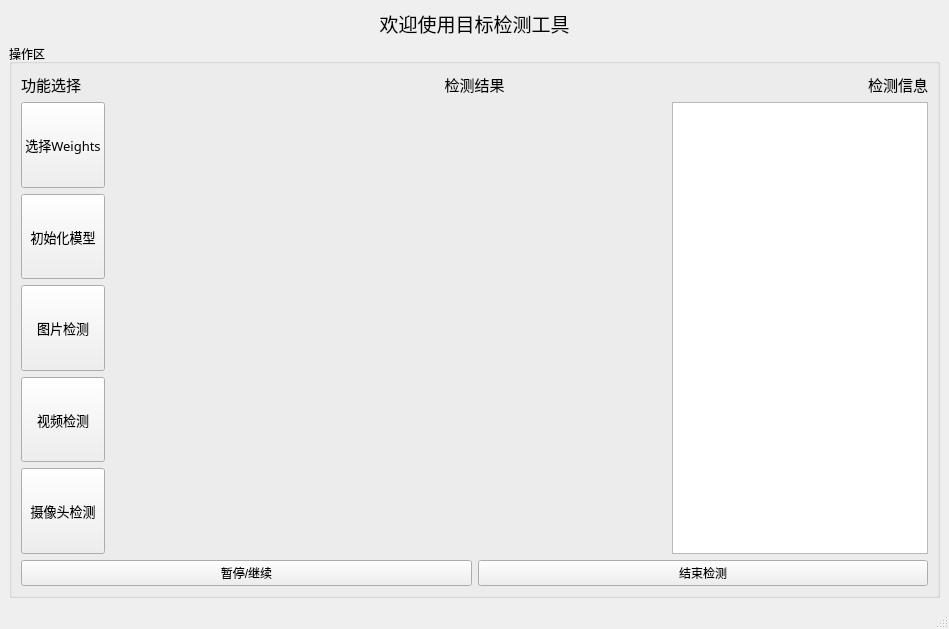
<?xml version="1.0" encoding="UTF-8"?>
<ui version="4.0">
 <class>MainWindow</class>
 <widget class="QMainWindow" name="MainWindow">
  <property name="geometry">
   <rect>
    <x>0</x>
    <y>0</y>
    <width>949</width>
    <height>629</height>
   </rect>
  </property>
  <property name="windowTitle">
   <string>目标检测工具</string>
  </property>
  <property name="windowIcon">
   <iconset>
    <normaloff>../../ui_img/icon.jpg</normaloff>../../ui_img/icon.jpg</iconset>
  </property>
  <widget class="QWidget" name="centralwidget">
   <property name="enabled">
    <bool>true</bool>
   </property>
   <property name="sizePolicy">
    <sizepolicy hsizetype="Preferred" vsizetype="Fixed">
     <horstretch>0</horstretch>
     <verstretch>0</verstretch>
    </sizepolicy>
   </property>
   <layout class="QVBoxLayout" name="verticalLayout_4" stretch="0,0">
    <item>
     <widget class="QLabel" name="label_5">
      <property name="font">
       <font>
        <family>Adobe Devanagari</family>
        <pointsize>14</pointsize>
       </font>
      </property>
      <property name="text">
       <string>欢迎使用目标检测工具</string>
      </property>
      <property name="alignment">
       <set>Qt::AlignCenter</set>
      </property>
     </widget>
    </item>
    <item>
     <widget class="QGroupBox" name="groupBox_2">
      <property name="title">
       <string>操作区</string>
      </property>
      <layout class="QVBoxLayout" name="verticalLayout_3">
       <item>
        <layout class="QHBoxLayout" name="horizontalLayout_4" stretch="1,4,1">
         <item>
          <widget class="QLabel" name="label_2">
           <property name="sizePolicy">
            <sizepolicy hsizetype="Minimum" vsizetype="Fixed">
             <horstretch>0</horstretch>
             <verstretch>0</verstretch>
            </sizepolicy>
           </property>
           <property name="maximumSize">
            <size>
             <width>1677215</width>
             <height>16777215</height>
            </size>
           </property>
           <property name="font">
            <font>
             <family>Adobe Devanagari</family>
             <pointsize>11</pointsize>
            </font>
           </property>
           <property name="text">
            <string>功能选择</string>
           </property>
           <property name="alignment">
            <set>Qt::AlignLeading|Qt::AlignLeft|Qt::AlignVCenter</set>
           </property>
          </widget>
         </item>
         <item>
          <widget class="QLabel" name="label_3">
           <property name="sizePolicy">
            <sizepolicy hsizetype="Minimum" vsizetype="Fixed">
             <horstretch>0</horstretch>
             <verstretch>0</verstretch>
            </sizepolicy>
           </property>
           <property name="maximumSize">
            <size>
             <width>1677215</width>
             <height>16777215</height>
            </size>
           </property>
           <property name="font">
            <font>
             <family>Adobe Devanagari</family>
             <pointsize>11</pointsize>
            </font>
           </property>
           <property name="text">
            <string>检测结果</string>
           </property>
           <property name="alignment">
            <set>Qt::AlignCenter</set>
           </property>
          </widget>
         </item>
         <item>
          <widget class="QLabel" name="label_4">
           <property name="sizePolicy">
            <sizepolicy hsizetype="Minimum" vsizetype="Fixed">
             <horstretch>0</horstretch>
             <verstretch>0</verstretch>
            </sizepolicy>
           </property>
           <property name="maximumSize">
            <size>
             <width>1677215</width>
             <height>16777215</height>
            </size>
           </property>
           <property name="font">
            <font>
             <family>Adobe Devanagari</family>
             <pointsize>11</pointsize>
            </font>
           </property>
           <property name="text">
            <string>检测信息</string>
           </property>
           <property name="alignment">
            <set>Qt::AlignRight|Qt::AlignTrailing|Qt::AlignVCenter</set>
           </property>
          </widget>
         </item>
        </layout>
       </item>
       <item>
        <layout class="QHBoxLayout" name="horizontalLayout_3" stretch="1,11">
         <item>
          <layout class="QVBoxLayout" name="verticalLayout">
           <item>
            <widget class="QPushButton" name="pushButton_weights">
             <property name="sizePolicy">
              <sizepolicy hsizetype="Minimum" vsizetype="Preferred">
               <horstretch>0</horstretch>
               <verstretch>0</verstretch>
              </sizepolicy>
             </property>
             <property name="font">
              <font>
               <family>Adobe Devanagari</family>
               <pointsize>10</pointsize>
              </font>
             </property>
             <property name="text">
              <string>选择Weights</string>
             </property>
            </widget>
           </item>
           <item>
            <widget class="QPushButton" name="pushButton_init">
             <property name="sizePolicy">
              <sizepolicy hsizetype="Minimum" vsizetype="Preferred">
               <horstretch>0</horstretch>
               <verstretch>0</verstretch>
              </sizepolicy>
             </property>
             <property name="font">
              <font>
               <family>Adobe Devanagari</family>
               <pointsize>10</pointsize>
              </font>
             </property>
             <property name="text">
              <string>初始化模型</string>
             </property>
            </widget>
           </item>
           <item>
            <widget class="QPushButton" name="pushButton_img">
             <property name="sizePolicy">
              <sizepolicy hsizetype="Minimum" vsizetype="Preferred">
               <horstretch>0</horstretch>
               <verstretch>0</verstretch>
              </sizepolicy>
             </property>
             <property name="font">
              <font>
               <family>Adobe Devanagari</family>
               <pointsize>10</pointsize>
              </font>
             </property>
             <property name="text">
              <string>图片检测</string>
             </property>
            </widget>
           </item>
           <item>
            <widget class="QPushButton" name="pushButton_video">
             <property name="sizePolicy">
              <sizepolicy hsizetype="Minimum" vsizetype="Preferred">
               <horstretch>0</horstretch>
               <verstretch>0</verstretch>
              </sizepolicy>
             </property>
             <property name="font">
              <font>
               <family>Adobe Devanagari</family>
               <pointsize>10</pointsize>
              </font>
             </property>
             <property name="text">
              <string>视频检测</string>
             </property>
            </widget>
           </item>
           <item>
            <widget class="QPushButton" name="pushButton_camer">
             <property name="sizePolicy">
              <sizepolicy hsizetype="Minimum" vsizetype="Preferred">
               <horstretch>0</horstretch>
               <verstretch>0</verstretch>
              </sizepolicy>
             </property>
             <property name="font">
              <font>
               <family>Adobe Devanagari</family>
               <pointsize>10</pointsize>
              </font>
             </property>
             <property name="text">
              <string>摄像头检测</string>
             </property>
            </widget>
           </item>
          </layout>
         </item>
         <item>
          <layout class="QHBoxLayout" name="horizontalLayout_2" stretch="5,0">
           <item>
            <widget class="QLabel" name="label">
             <property name="text">
              <string/>
             </property>
            </widget>
           </item>
           <item>
            <widget class="QTextBrowser" name="textBrowser"/>
           </item>
          </layout>
         </item>
        </layout>
       </item>
       <item>
        <layout class="QHBoxLayout" name="horizontalLayout">
         <item>
          <widget class="QPushButton" name="pushButton_stop">
           <property name="text">
            <string>暂停/继续</string>
           </property>
          </widget>
         </item>
         <item>
          <widget class="QPushButton" name="pushButton_finish">
           <property name="text">
            <string>结束检测</string>
           </property>
          </widget>
         </item>
        </layout>
       </item>
      </layout>
     </widget>
    </item>
   </layout>
  </widget>
  <widget class="QStatusBar" name="statusbar"/>
 </widget>
 <resources/>
 <connections/>
</ui>
